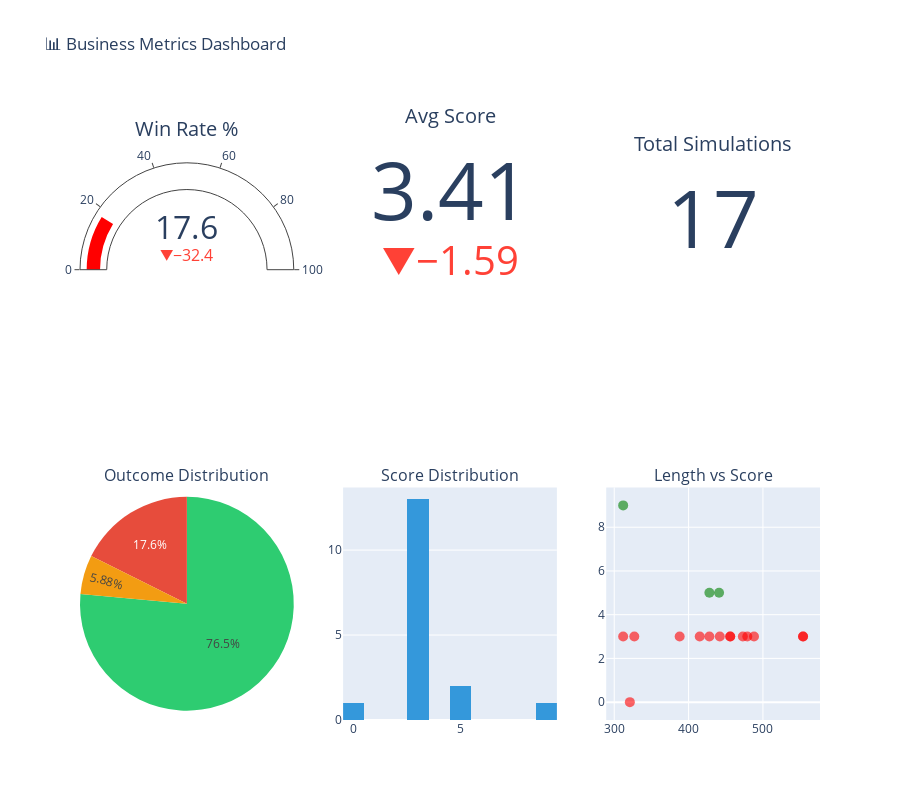

The cell this chart's notebook holds for it:
### Code cell
# Interactive KPI Dashboard
if DATA_LOADED and len(metrics_df) > 0:
    fig = make_subplots(
        rows=2, cols=3,
        specs=[
            [{'type': 'indicator'}, {'type': 'indicator'}, {'type': 'indicator'}],
            [{'type': 'pie'}, {'type': 'histogram'}, {'type': 'scatter'}]
        ],
        subplot_titles=['', '', '', 'Outcome Distribution', 'Score Distribution', 'Length vs Score']
    )

    # KPI Gauges
    win_rate = metrics_df['outcome_binary'].mean() * 100
    fig.add_trace(go.Indicator(
        mode="gauge+number+delta",
        value=win_rate,
        title={'text': "Win Rate %"},
        delta={'reference': 50},
        gauge={'axis': {'range': [0, 100]},
               'bar': {'color': 'green' if win_rate > 50 else 'red'}}
    ), row=1, col=1)

    fig.add_trace(go.Indicator(
        mode="number+delta",
        value=metrics_df['score'].mean(),
        title={'text': "Avg Score"},
        delta={'reference': 5}
    ), row=1, col=2)

    fig.add_trace(go.Indicator(
        mode="number",
        value=len(metrics_df),
        title={'text': "Total Simulations"}
    ), row=1, col=3)

    # Outcome Pie
    outcome_counts = metrics_df['outcome_label'].value_counts()
    fig.add_trace(go.Pie(
        labels=outcome_counts.index.tolist(),
        values=outcome_counts.values.tolist(),
        marker_colors=['#2ecc71', '#e74c3c', '#f39c12']
    ), row=2, col=1)

    # Score Histogram
    fig.add_trace(go.Histogram(
        x=metrics_df['score'].tolist(),
        nbinsx=10,
        marker_color='#3498db'
    ), row=2, col=2)

    # Length vs Score Scatter
    colors = ['green' if x == 1 else 'red' for x in metrics_df['outcome_binary']]
    fig.add_trace(go.Scatter(
        x=metrics_df['total_conversation_length'].tolist(),
        y=metrics_df['score'].tolist(),
        mode='markers',
        marker=dict(color=colors, size=10, opacity=0.6)
    ), row=2, col=3)

    fig.update_layout(height=800, title_text="📊 Business Metrics Dashboard", showlegend=False)
    fig.show()
else:
    print("⚠️ No data available for dashboard")

### Figure 1 — Plotly figure (JSON) as saved in the notebook; plotly's stock layout.template omitted (floating-point values rounded to 4 significant figures)
{"data": [{"delta": {"reference": 50}, "domain": {"x": [0, 0.2889], "y": [0.625, 1]}, "gauge": {"axis": {"range": [0, 100]}, "bar": {"color": "red"}}, "mode": "gauge+number+delta", "title": {"text": "Win Rate %"}, "type": "indicator", "value": 17.65}, {"delta": {"reference": 5}, "domain": {"x": [0.3556, 0.6444], "y": [0.625, 1]}, "mode": "number+delta", "title": {"text": "Avg Score"}, "type": "indicator", "value": 3.412}, {"domain": {"x": [0.7111, 1], "y": [0.625, 1]}, "mode": "number", "title": {"text": "Total Simulations"}, "type": "indicator", "value": 17}, {"domain": {"x": [0, 0.2889], "y": [0, 0.375]}, "labels": ["Pending", "Success", "Error"], "marker": {"colors": ["#2ecc71", "#e74c3c", "#f39c12"]}, "type": "pie", "values": [13, 3, 1]}, {"marker": {"color": "#3498db"}, "nbinsx": 10, "type": "histogram", "x": [3, 5, 5, 3, 0, 9, 3, 3, 3, 3, 3, 3, 3, 3, 3, 3, 3], "xaxis": "x", "yaxis": "y"}, {"marker": {"color": ["red", "green", "green", "red", "red", "green", "red", "red", "red", "red", "red", "red", "red", "red", "red", "red", "red"], "opacity": 0.6, "size": 10}, "mode": "markers", "type": "scatter", "x": [312, 428, 441, 456, 321, 312, 388, 473, 415, 554, 488, 479, 428, 442, 456, 327, 554], "xaxis": "x2", "y": [3, 5, 5, 3, 0, 9, 3, 3, 3, 3, 3, 3, 3, 3, 3, 3, 3], "yaxis": "y2"}], "layout": {"annotations": [{"font": {"size": 16}, "showarrow": false, "text": "Outcome Distribution", "x": 0.1444, "xanchor": "center", "xref": "paper", "y": 0.375, "yanchor": "bottom", "yref": "paper"}, {"font": {"size": 16}, "showarrow": false, "text": "Score Distribution", "x": 0.5, "xanchor": "center", "xref": "paper", "y": 0.375, "yanchor": "bottom", "yref": "paper"}, {"font": {"size": 16}, "showarrow": false, "text": "Length vs Score", "x": 0.8556, "xanchor": "center", "xref": "paper", "y": 0.375, "yanchor": "bottom", "yref": "paper"}], "height": 800, "showlegend": false, "title": {"text": "📊 Business Metrics Dashboard"}, "xaxis": {"anchor": "y", "domain": [0.3556, 0.6444]}, "xaxis2": {"anchor": "y2", "domain": [0.7111, 1]}, "yaxis": {"anchor": "x", "domain": [0, 0.375]}, "yaxis2": {"anchor": "x2", "domain": [0, 0.375]}}}
